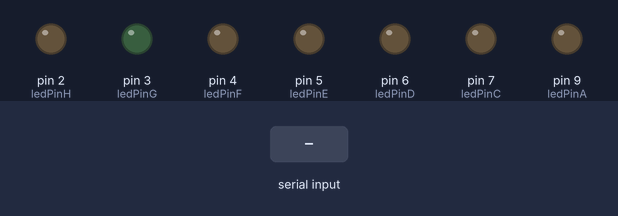
Simulated run of this sketch. Board: Arduino Uno, built with avr-gcc and run on an emulated ATmega328P. On the bench: output pins drawn as LEDs (lit = HIGH). The inputs (shaded band) are chosen by the test bench.

Above: at 1.2 s.
1.3 s: "1" received over Serial
At 2.1 s:
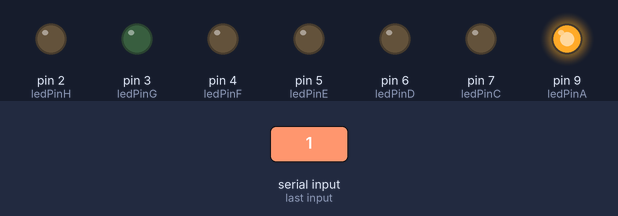
2.8 s: "3" received over Serial
At 3.3 s:
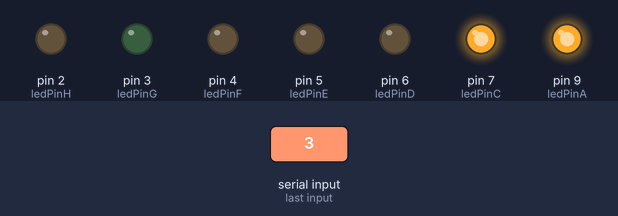
4.3 s: "q" received over Serial
At 5.5 s:
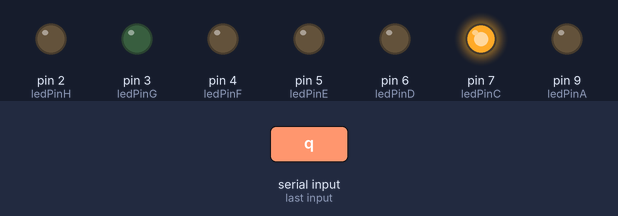
5.8 s: "4" received over Serial
At 6.7 s:
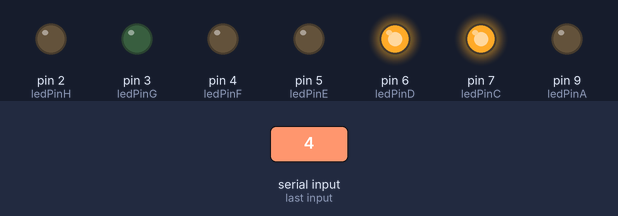
7.3 s: "e" received over Serial
At 7.9 s:
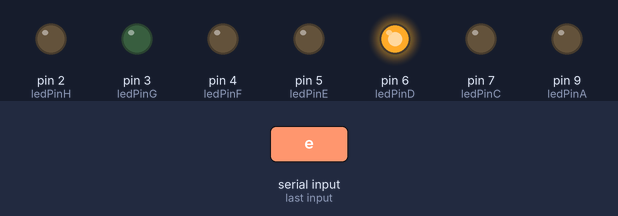
8.8 s: "5" received over Serial
At 10.2 s:
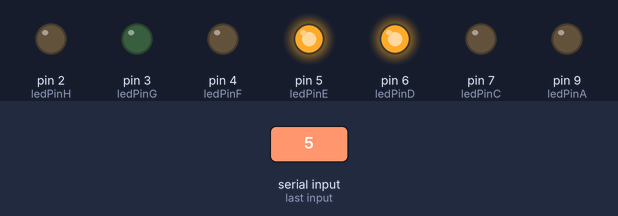
Timing chart, 0 to 11.3 s (numbered marks = the images above; inputs shaded):
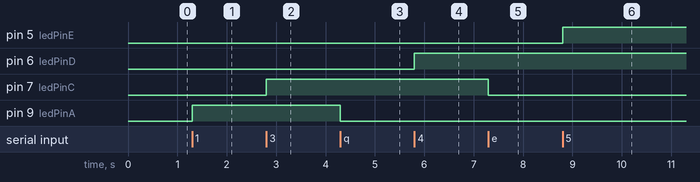

Measured:
- after the input at 1.3 s, pin 9 (ledPinA): LOW → HIGH at once
- after the input at 2.8 s, pin 7 (ledPinC): LOW → HIGH at once
- after the input at 4.3 s, pin 9 (ledPinA): HIGH → LOW at once
- after the input at 5.8 s, pin 6 (ledPinD): LOW → HIGH at once
- after the input at 7.3 s, pin 7 (ledPinC): HIGH → LOW at once
- after the input at 8.8 s, pin 5 (ledPinE): LOW → HIGH at once

The sketch:

control8Led.ino
```cpp
int ledPinA = 9;
int ledPinB = 8;
int ledPinC = 7;
int ledPinD = 6;
int ledPinE = 5;
int ledPinF = 4;
int ledPinG = 3;
int ledPinH = 2;

void setup() {
  pinMode(9, OUTPUT);
  pinMode(9, OUTPUT);
  pinMode(7, OUTPUT);
  pinMode(6, OUTPUT);
  pinMode(5, OUTPUT);
  pinMode(4, OUTPUT);
  pinMode(3, OUTPUT);
  pinMode(2, OUTPUT);
  Serial.begin(115200);
}

void loop() {
  char c;
  if (Serial.available()>0)
  {
    c = Serial.read();
switch (c){
  case'1':
    digitalWrite(ledPinA, HIGH);
        break;
  case'q':
    digitalWrite(ledPinA, LOW);
    break;

  case'2':
    digitalWrite(ledPinB, HIGH);
    break;
  case'w':
    digitalWrite(ledPinB, LOW);
    break;

  case'3':
    digitalWrite(ledPinC, HIGH);
    break;
  case'e':
    digitalWrite(ledPinC, LOW);
    break;

  case'4':
    digitalWrite(ledPinD, HIGH);
    break;
  case'r':
    digitalWrite(ledPinD, LOW);
    break;

  case'5':
    digitalWrite(ledPinE, HIGH);
    break;
  case't':
    digitalWrite(ledPinE, LOW);
    break;

  case'6':
    digitalWrite(ledPinF, HIGH);
    break;
  case'y':
    digitalWrite(ledPinF, LOW);
    break;

  case'7':
    digitalWrite(ledPinG, HIGH);
    break;
  case'u':
    digitalWrite(ledPinG, LOW);
    break;

  case'8':
    digitalWrite(ledPinH, HIGH);
    break;
  case'i':
    digitalWrite(ledPinH, LOW);
    break;
}
  }

}
```
